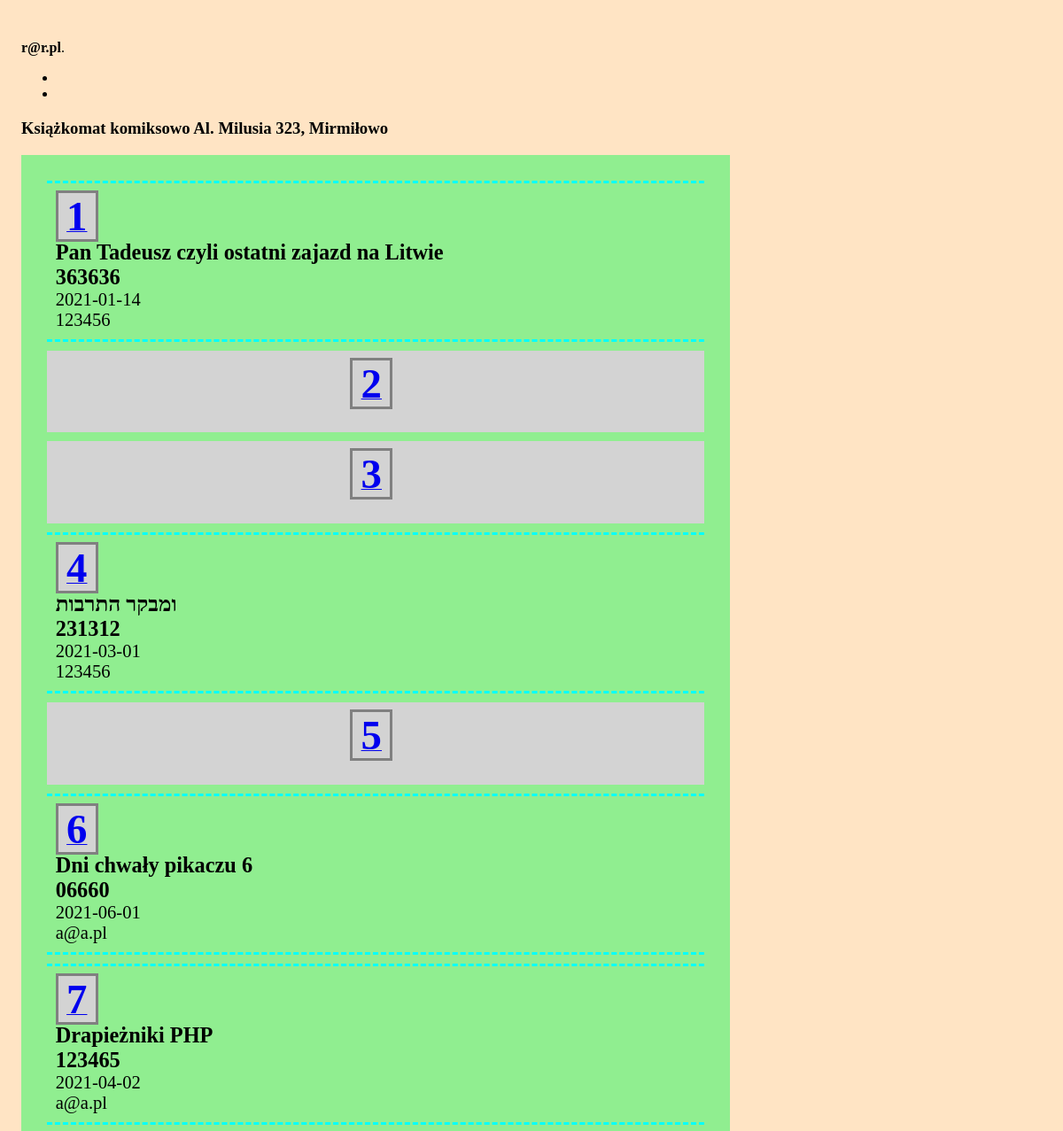
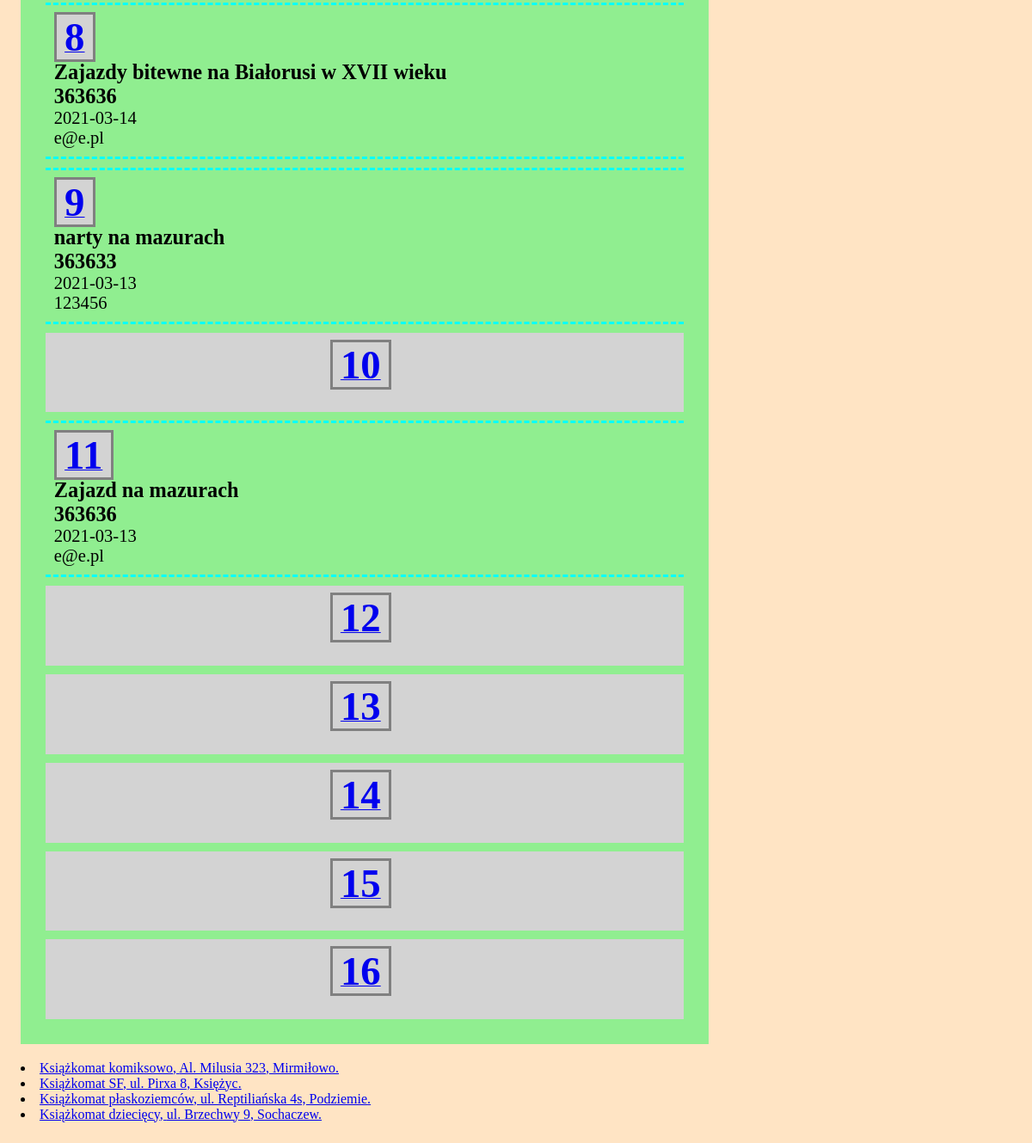
The app's page /machine.php?id=12 (signed in), older data (2 pictures, top to bottom).
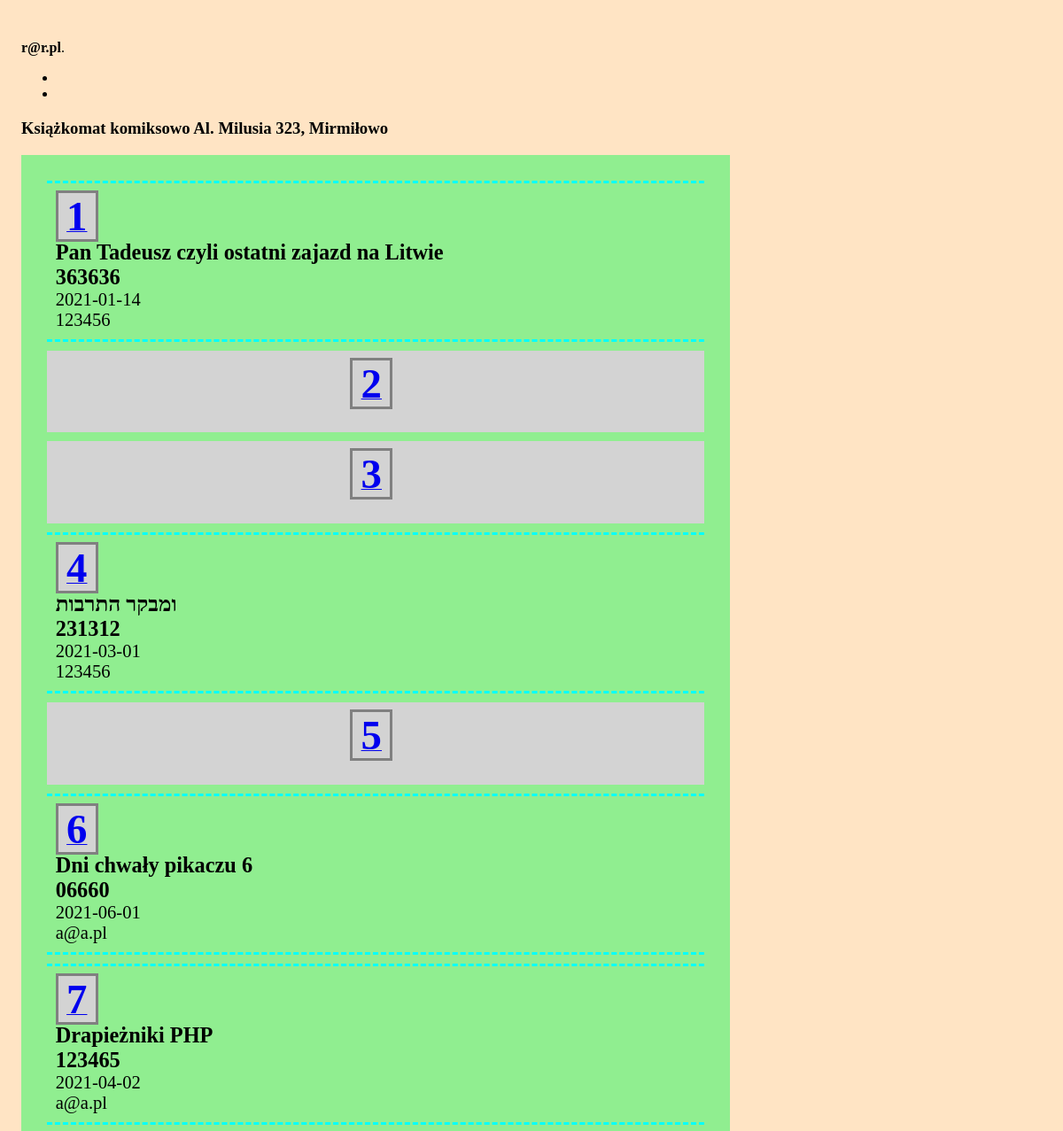
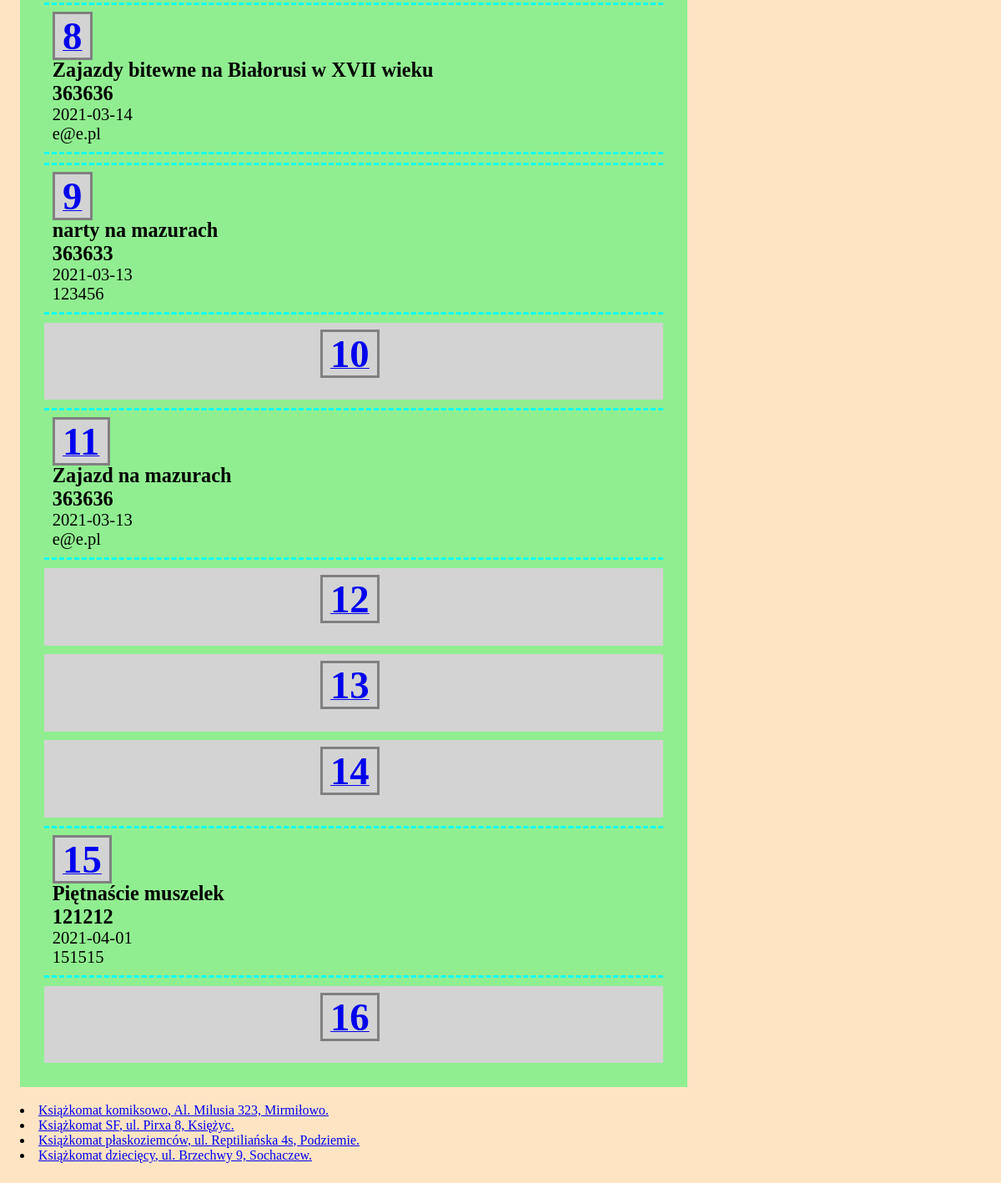
The same page, newer data (2 pictures, top to bottom).
### tables this page shows
CREATE TABLE "unit" (
    "unit_id" INTEGER PRIMARY KEY AUTOINCREMENT NOT NULL,
    "unit_name" TEXT,
    "unit_address" TEXT,
    "number_columns" INTEGER,
    "number_box" INTEGER
);

CREATE TABLE "user" (
    "id" INTEGER PRIMARY KEY AUTOINCREMENT NOT NULL,
    "date_insertion" DATETIME,
    "title" TEXT,
    "access_code" TEXT,
    "user_id" INTEGER,
    "box_nr" INTEGER,
    "unit_id" INTEGER
);

### machine.php (the view, shortened to what this page needs)
<?php
require 'config.php';
$db = new MyDB($dbfile);
$selected_unit = filter_input(INPUT_GET, 'id', FILTER_VALIDATE_INT);
$stm = $db->query("SELECT unit_id, unit_name, unit_address, number_box FROM unit");
while ($row = $stm->fetchArray(1)) {
    $unit_id = $row['unit_id'];
    $unit_name = $row['unit_name'];
    $unit_address = $row['unit_address'];
    $unit = "<li><a href=\"?id=$unit_id\">$unit_name, $unit_address.</a></li>";
    $all_units .= $unit;
}
function selected_machine($db, $selected_unit, $info)
{
    $unit_name = "";
    $unit_address = "";
    $number_box = "";
    $stm = $db->prepare("SELECT * from unit where unit_id = :unit_id");
    $stm->bindValue(':unit_id', $selected_unit);
    $score = $stm->execute();
    while ($row = $score->fetchArray(1)) {
        $unit_name = $row['unit_name'];
        $unit_address = $row['unit_address'];
        $number_columns = $row['number_columns'];
        $number_box = $row['number_box'];
    };
    $numbox = 1;
    $k = 1;
    $r = 0;
    $drawing_start = "\n<div  class=\"edycja\">\n";
    $drawing_body = "";
    while ($numbox <= $number_box) {
        $stm = $db->prepare("SELECT unit_name, unit_address from unit where unit_id = :unit_id");
        $stm->bindValue(':unit_id', $selected_unit);
        $score = $stm->execute();
        while ($row = $score->fetchArray(1)) {
            $unit_name = $row['unit_name'];
            $unit_address = $row['unit_address'];
        };
        $stm_box = $db->prepare("SELECT * from user where box_nr = :numbox and unit_id = :unit_id");
        $stm_box->bindValue(':numbox', $numbox);
        $stm_box->bindValue(':unit_id', $selected_unit);
        $score_box = $stm_box->execute();
        $date_insertion = "";
        $title = "";
        $access_code = "";
        $user_id = "";
        while ($row_box = $score_box->fetchArray(1)) {
            $date_insertion = $row_box['date_insertion'];
            $title = $row_box['title'];
            $access_code = $row_box['access_code'];
            $user_id = $row_box['user_id'];
        };
        $box_full = "";
        if (strlen($date_insertion) > 1) {
            $single_box = "<div class=\"machine-box pelna  \">
        <div class=\"\"><a href=\"edit-box.php?box=$numbox&id=$selected_unit\"><span class=\"box-number\">$numbox</span></a>
        $box_full</div><a href=\"edit-box.php?box=$numbox&id=$selected_unit\" class=\"decoration-none\">
        <div>" . $info['book_title'] . " <span class=\"main-data\">$title</span>
        </div>
        <div>" . $info['lockbox_code'] . " <span class=\"main-data\">$access_code</span></div>
        <div>" . $info['date_emptying'] . " <span class=\"highlighted-description\">$date_insertion</span></div>
        <div>" . $info['reader_id'] . " <span class=\"highlighted-description\">$user_id</span></div>
        </a>\n</div>";
        } else {
            $single_box = "<div class=\"grid-item pusta\">
        <div class=\"\"><a href=\"edit-box.php?box=$numbox&id=$selected_unit\"><span class=\"box-number\">$numbox</span></a>
        $box_full<p class=\"alert\"><a href=\"edit-box.php?box=$numbox&id=$selected_unit\">" . $info['box_empty'] . "</a></p>
        </div>\n</div>";
        }
        $drawing_body = $drawing_body . " $single_box  ";
        if ($k < $number_columns) {
            $k++;
            $r++;
        } else {
            $k = 1;
            $drawing_body = $drawing_body . "";
        }
        $numbox++;
    }
    $drawing_stop = "</div>\n";
    $drawing_selected_machine = $drawing_start . $drawing_body . $drawing_stop;
    $unit_info = array($drawing_selected_machine, $unit_name, $unit_address);
    return $unit_info;
}
$unit_info = selected_machine($db, $selected_unit, $info);
$select_machine = $unit_info[1] . " " . $unit_info[2];
$all_units_after = "";
if (is_int($selected_unit)) {
    $unit_template = $unit_info[0];
    $all_units_after = $all_units;
} else {
    $select_machine = $info['select_machine'];
    $unit_template = "";
    $select_machine_after = "";
}
echo $page_head . "\n\t\t<title>" . $info['machine_title']; ?></title>
</head>
<body>
    <?php
    if (isset($_SESSION["name"])) {
    ?>
        <header class="page-header">
            <?php echo $info['admin_login_info'] . " <b>" . $_SESSION['name']; ?></b>.<br>
        </header>
        <nav>
            <ul>
                <li><?php echo $info['admin_logout']; ?></li>
                <li><?php echo $info['admin_page']; ?></li>
            </ul>
        </nav>
        <main role="main">
            <section>
                <h3 class=""><?php echo $select_machine; ?></h3>
            </section>
            <section>
                <h3 class=""><?php echo $unit_template;  ?></h3>
                <?php echo $all_units_after; ?>
            </section>
        </main>
    <?php
    } else {
        echo '<header class="page-header">
        <h1>' . $info["machine_message"] . '</h1>
        <h2><a href="login.php">' . $info["login_first"] . '</a></h2>
    </header>';
    }
    ?>
</body>
</html>

### config.php (shortened to what this page needs)
<?php
$all_units = "";
$page_head = "<!DOCTYPE html>
<html lang=\"pl-PL\">
    <head>
        <meta charset=\"UTF-8\" />
        <link rel=\"stylesheet\" type=\"text/css\" href=\"../style.css\" />
        <meta name=\"viewport\" content=\"width=device-width, initial-scale=1\">
        <link rel=\"icon\" type=\"image/svg+xml\" href=\"../librarycabinet.svg\">
        <link rel=\"mask-icon\" href=\"../librarycabinet.svg\" color=\"#66cd00\">";

### style.css (style rules this page uses)
.grid-item { padding: 10px; margin: 10px; text-align: center; }
.pelna { background: lightgreen; color: black; }
.pusta { background: lightgray; color: black; }
.main-data { font-weight: bold; font-size: 1.3em; }
.highlighted-description { font-weight: normal; font-size: 1.1em; color: #000; }
.box-number { font-size: 2.5em; font-weight: bold; border-color: gray; background-color: lightgray; border-style: solid; margin-right: .2em; padding-left: 0.2em; padding-right: .2em; }
.machine-box { padding: 10px; margin: 10px; border-bottom: aqua; border-top: aqua; border-top-style: dashed; border-bottom-style: dashed; }
.decoration-none { text-decoration: none; color: black; }
.edycja { background: lightgreen; color: black; padding: 1em; margin-bottom: 1em; }
body { padding: 1em; background-color: bisque; max-width: 800px; }

Row changes from the older to the newer data that the page shows:
added user: title "Piętnaście muszelek", access_code "121212", date_insertion "2021-04-01", user "151515"
